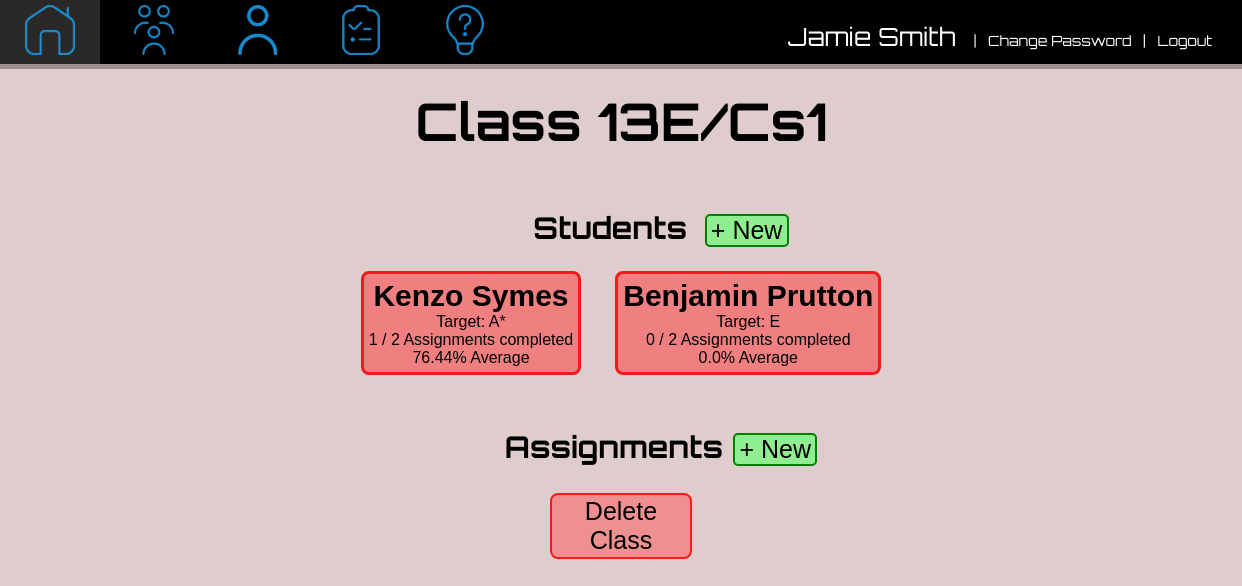
The page /class/details/10 (signed in) on the database its author committed.
### app1/models.py (models this page shows, shortened)
class Class(models.Model):
    name = models.CharField(max_length=200, unique=True)
    class Meta:
        verbose_name_plural ="Classes"

class Student(models.Model):
    first_name = models.CharField(max_length=200, null=True)
    last_name = models.CharField(max_length=200, null=True)
    noOfCorrectAnswers = models.IntegerField(default=0)
    totalQuestionsAnswered = models.IntegerField(default=0)
    quizQuestionsAnswered = models.IntegerField(default=0)
    quizCorrectAnswers = models.IntegerField(default=0)
    quizAverage = models.FloatField(default = 0)
    noOfQuizzesCompleted = models.IntegerField(default = 0)
    average = models.FloatField(default = 0)
    username = models.ForeignKey(User, to_field = "username", null = False, on_delete=models.CASCADE)
    className = models.ForeignKey(Class, to_field = "name", null =True, on_delete=models.SET_NULL)
    targetGrade = models.ForeignKey(Grade, default=getDefaultGrade, on_delete=models.CASCADE)

### app1/views.py (the view, shortened to what this page needs)
# urls.py: path("class/details/<int:id>", views.classDetails, name = "classDetails"),
def classDetails(request, id):
    if request.user.is_staff:
        currentUser = User.objects.get(username = request.user.username)
        template = loader.get_template("classdetails.html")
        myClass = Class.objects.get(id = id) #returns class record corresponding to the class id
        students = Student.objects.filter(className = myClass.name).values() #gets all student records who are in the class, i.e the value of their className attribute matches the name of the class
        for student in students:
            student["targetGrade"] = str(Grade.objects.filter(id = student["targetGrade_id"]).values_list("grade", flat = True).first())
            studentAssignmentsSet = StudentAssignment.objects.filter(studentID_id = student["id"]).exclude(isQuiz = True).count() #since quizzes are stored in the same table as assignments, need to exclude quizzes from this query
            student["set"] = studentAssignmentsSet
            studentAssignmentsDone = StudentAssignment.objects.filter(studentID_id = student["id"], completed = True).count()
            student["done"] = studentAssignmentsDone
            warnings = getWarnings(student["id"])
            if warnings != []:
                student["warnings"] = True
            else:
                student["warnings"] = False
        assignments = Assignment.objects.filter(className_id = id).values().order_by("dueDate").exclude(dueDate__lt = datetime.datetime.now().date())#returns all assignments set for the class, ordered by due date, excluding those with a due date before the current date
        context = { #data passed to HTML temlate
            "class" : myClass,
            "students" : students,
            "assignments" : assignments,
            "currentUser" : currentUser,
        }
        return HttpResponse(template.render(context, request))
    else:
        return redirect("/")

### templates/classdetails.html (shortened to what this page needs)
<!DOCTYPE html PUBLIC>
<html lang="en">
    {% extends "basestaff.html" %}
    {% load static%}
    {%block navigation%}
    <div class = "navigation">
        <div class = "element" onclick = "window.location = '/'"> <img class = "home" src = "{% static 'images/home_inactive.png'%}"> </div>
        <div class = "element" onclick = "window.location = '/class/list'"> <img class = "classes" src = "{% static 'images/classes_inactive.png'%}"> </div>
        <div class = "element" onclick = "window.location = '/users/list'"> <img class = "students" src = "{% static 'images/students_inactive.png'%}"></div>
        <div class = "element" onclick = "window.location = '/assignments/list'"> <img class = "assignments" src = "{% static 'images/assignments_inactive.png'%}"> </div>
        <div class = "element" onclick = "window.location = '/questions/list'"> <img class = "questions" src = "{% static 'images/questions_inactive.png'%}"> </div>
        <div class = "nameContainer"> <p class = "name"><span class = "name">{{currentUser.first_name}} {{currentUser.last_name}} </span>&nbsp;&nbsp;  |&nbsp;&nbsp; <a class = "logout" href = "/changepassword">Change Password</a> &nbsp;&nbsp;|&nbsp;&nbsp; <a class = "logout" href = "{% url 'logout' %}">Logout</a></p> </div>
    </div>
    {%endblock%}
    {%block content%}
    <link rel = "stylesheet" href = "{% static '/css/classdetails.css'%}">
    <body>
        <div class = "superheading"><h1> Class {{ class.name }}</h1></div><br>
        <div class = "heading" id = "students"><h2> Students</h2> <div class = "new" id = "newStudent" onclick = "window.location = '/users/add/?class={{class.id}}'"><span class = "new" >+ New</span></div></div>
        <div class = "container">
            {% for x in students %}
            {%if x.warnings%}
                <div class = "studentWarnings" onclick = "window.location = '/users/details/{{x.id}}'">
                <span class = "studentName"> {{ x.first_name }} {{ x.last_name}}</span><br>
                <span class = "studentTarget"> Target: {{x.targetGrade}}</span><br>
                <span class = "studentAssignments"> {{x.done}} / {{x.set}} Assignments completed</span><br>
                <span class = "studentAverage"> {{x.average}}% Average</span>
                </div>
            {%endif%}
            {% endfor %}
        </div>
        <br>
        <div class = "heading" id = "assignments"><h2> Assignments</h2><div class = "new" id = "newAssignment" onclick = "window.location = '/assignments/add/?class={{class.id}}'"><span class = "new">+ New</span></div></div>
        <br>
        <div class = "delete" ><span onclick = "window.location = '/class/delete/{{class.id}}'" class = "delete">Delete Class</span></div>
        <br><br>
    </body>
    {% endblock %}

### static/css/base.css (style rules this page uses)
body { background-color:rgba(202, 172, 172, 0.6); }
h1 { font-family: 'Orbitron', serif; font-weight: bold; font-size:45px; }
h2 { font-family: "Orbitron", serif; font-size:30px; }
.navigation { position:fixed; top:0; left:0; right:0; background-color:black; background-size: 100%; box-shadow: 0px 5px rgba(118, 101, 101, 0.6); z-index: 1000; }
div.element { display:inline-block; width: 100px; height:64px; }
img { height: 50px; margin-top: 5px; margin-bottom: 5px; margin-left: 5px; text-align:center; }
p.name { color:white; display:inline; text-align:top; font-family: "Orbitron", sans-serif; font-size:14px; }
span.name { font-size:25px; font-family: "Orbitron", sans-serif; }
div.nameContainer { position:absolute; top:21px; right:30px; }
a.logout { color:white; text-decoration: none; }
.home { margin-left: 25px; }
.assignments { margin-left:24px; }
h1 { margin-top:80px; }

### static/css/basestaff.css (style rules this page uses)
img { height: 50px; margin-top: 5px; margin-bottom: 5px; margin-left: 5px; text-align:center; }
.home { margin-left: 25px; }
.classes { margin-left: 30px; }
.students { margin-left:26px; }
.assignments { margin-left:24px; }
.questions { margin-left:24px; }
.navigation { position:fixed; top:0; left:0; right:0; background-color:black; background-size: 100%; box-shadow: 0px 5px rgba(118, 101, 101, 0.6); z-index: 1000; }
div.element { display:inline-block; width: 100px; height:64px; }
h1 { margin-top: 80px; margin-left: 10px; font-size:52px; }
body { background-color:rgba(202, 172, 172, 0.6); background-repeat:no-repeat; background-attachment: fixed; }
p.name { color:white; display:inline; text-align:top; font-family: "Orbitron", sans-serif; font-size:14px; }
span.name { font-size:25px; font-family: "Orbitron", sans-serif; }
div.nameContainer { position:absolute; top:21px; right:30px; }
a.logout { color:white; text-decoration: none; }
::placeholder { font-style: italic; }
span.name { display:inline; }

### static/css/classdetails.css (style rules this page uses)
.studentWarnings { display:inline-block; border: 3px solid #ee1c1c; background-color:lightcoral; border-radius: 8px; text-align:center; padding: 5px; margin: 15px; font-family: Tahoma, Geneva, Verdana, sans-serif; transition: transform 0.5s, background-color 0.5s; }
.studentName { font-size: 30px; font-weight: bolder; }
div.heading, div.new, div.superheading, div.back, div.assignment { display:inline-block; }
div.new { margin-left: 10px; text-align:center; border: 2px solid green; background-color:lightgreen; border-radius: 5px; font-size: 25px; transition: transform 0.25s, background-color 0.25s; width:80px; }
div.superheading { display:inline-block; font-size: 20px; margin-left: 5px; }
span { font-family: Tahoma, Geneva, Verdana, sans-serif; }
div.container, div.heading { text-align: center; width:100%; }
div.heading { font-size:30px; transform:translateX(40px) }
h2, div.new { display:inline-block; }
div.superheading, h1 { display:inline-block; text-align:center; width:100%; margin-left:0; }
h2 { margin-block-start: 0; margin-block-end: 0; margin-bottom: 10px; margin-top:20px; }
div.delete { display:block; margin:auto; width:142px; }
span.delete { text-align:center; border: 2px solid rgb(255, 25, 25); background-color:rgb(238, 144, 144); border-radius: 8px; font-size: 25px; padding: 2px; transition: transform 0.25s, background-color 0.25s; display:inline-block; padding:2px; }
div.superheading { animation-name:superheading; animation-duration:1s; animation-fill-mode: both; }
#students h2 { animation-name: studentHeading; animation-delay:0.2s; animation-duration:1s; animation-fill-mode: both; }
#assignments h2 { animation-name: assignmentHeading; animation-delay:0.5s; animation-duration:1s; animation-fill-mode: both; }
#newStudent { animation-name:new; animation-delay:1.2s; animation-fill-mode: backwards; animation-duration: 0.5s; }
#newAssignment { animation-name:new; animation-delay:1.5s; animation-fill-mode: backwards; animation-duration: 0.5s; }
.student, .studentWarnings { animation-name:displayedStudents; animation-duration:1s; animation-fill-mode: backwards; animation-delay:0.3s; }
body { overflow-x:hidden; }
div.delete { animation-name:delete; animation-duration:1s; animation-delay:0.85s; animation-fill-mode:backwards; }

### rows shown on the page
Class: name "13E/Cs1"
Student: first_name "Kenzo", last_name "Symes", targetGrade "A*", done "1", set "2", average "76.44"
Student: first_name "Benjamin", last_name "Prutton", targetGrade "E", done "0", set "2", average "0.0"

### other values the page prints
{{ currentUser.first_name }} "Jamie"
{{ currentUser.last_name }} "Smith"
